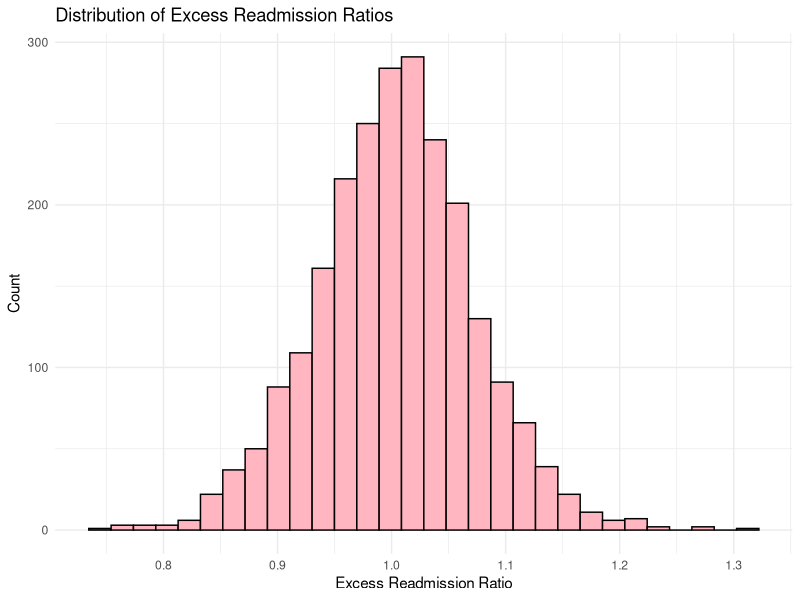
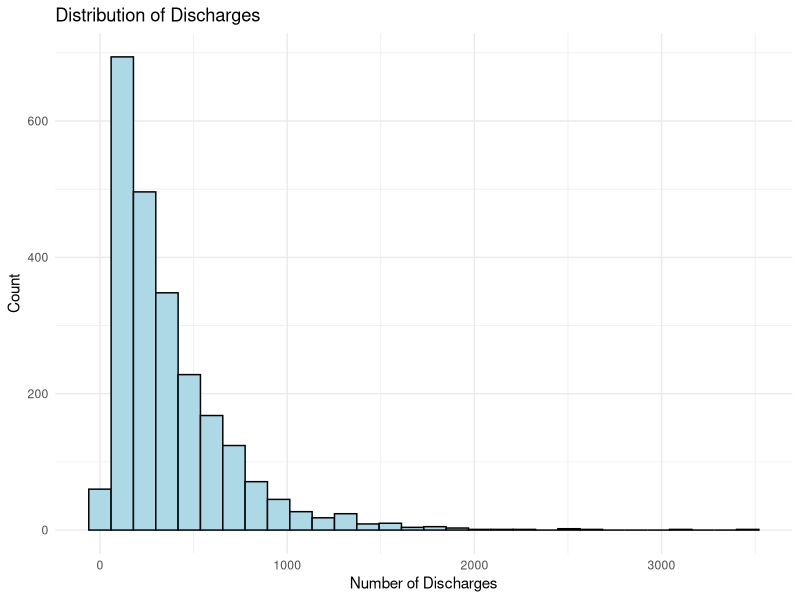
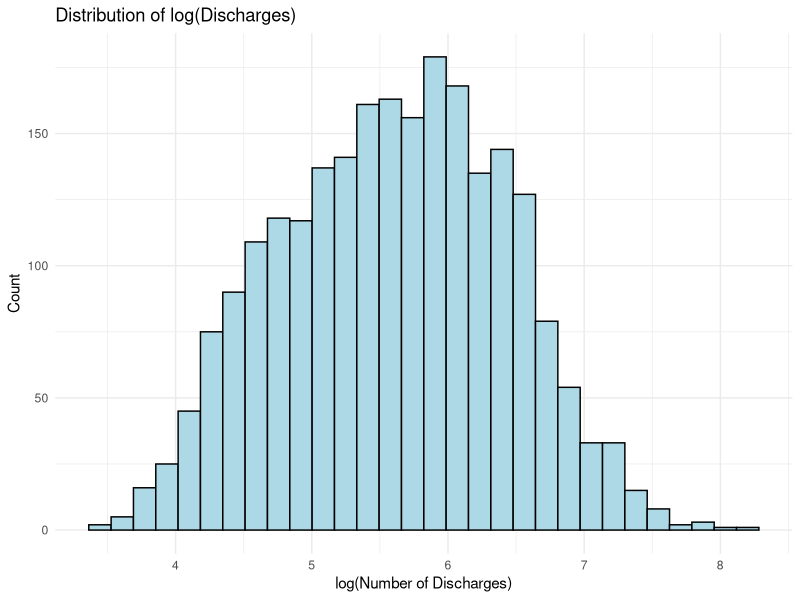
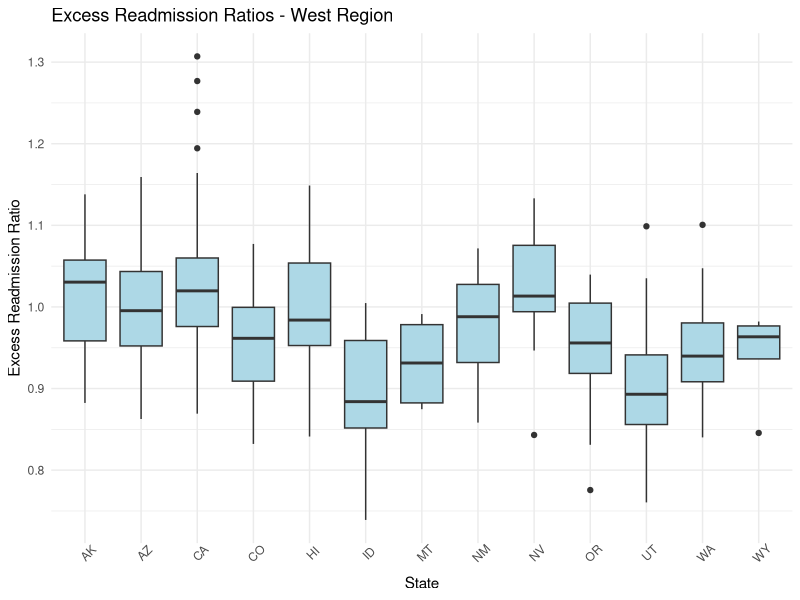
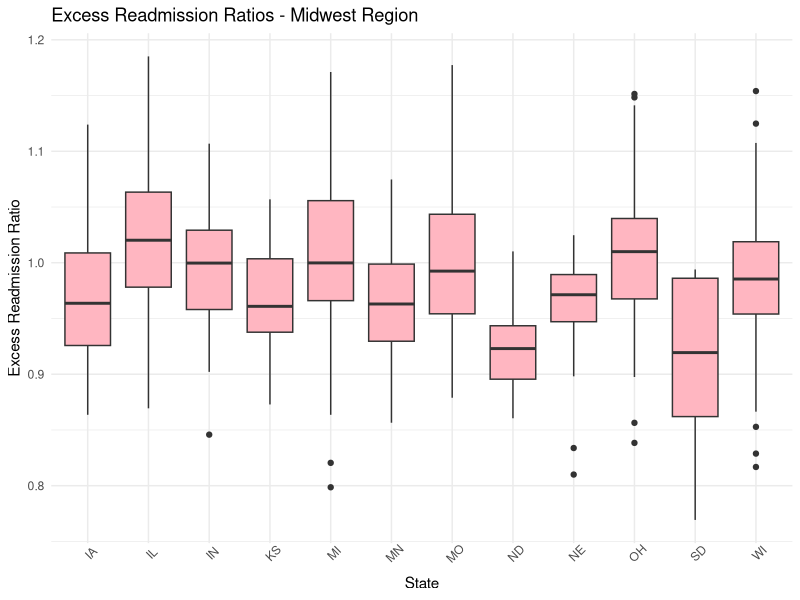
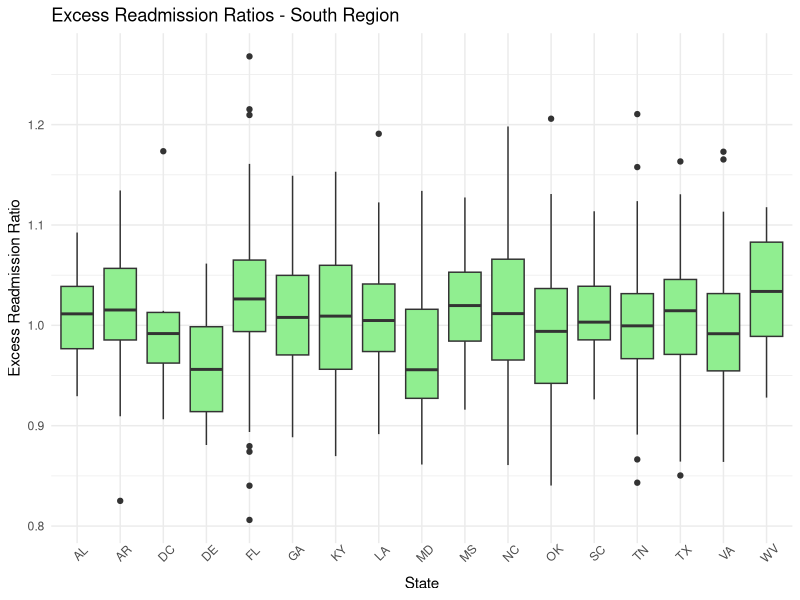
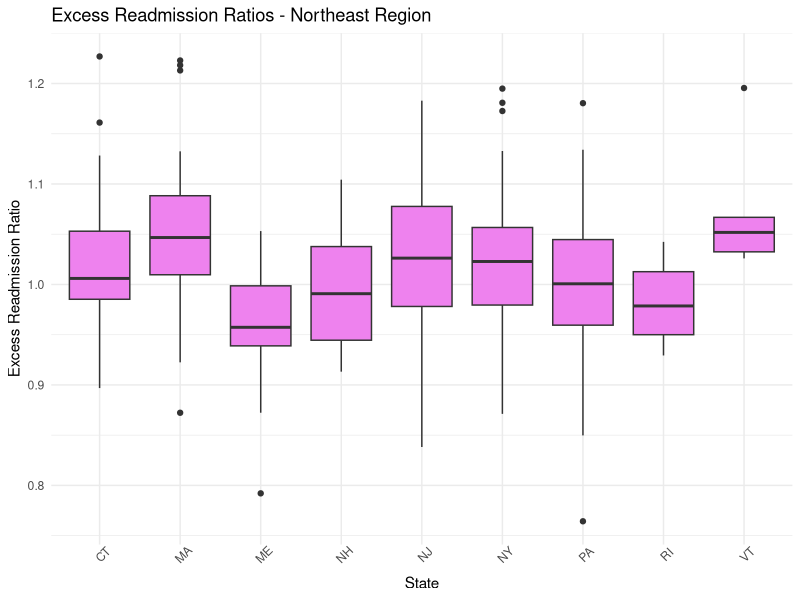
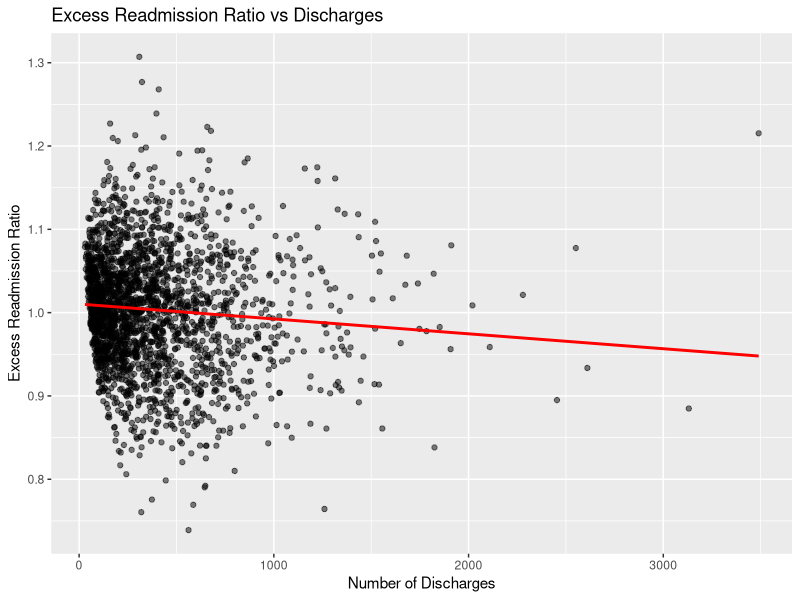

The R script that drew these images, in order:
## ---- chunk 1
#Upload data
# Load the cleaned CMS HRRP heart failure data set exported from PostgreSQL
data <- read.csv("../data/cleaned_hrrp.csv")

# Quick structure and sanity check
# Confirm variable types and inspect the first few rows before analysis.
str(data)
head(data)

## ---- chunk 2
#EDA
library(ggplot2)
library(dplyr)

excess_ratio <- data$Excess.Readmission.Ratio
ggplot(data, aes(x = Excess.Readmission.Ratio)) +
  geom_histogram(color = "black", fill = "lightpink") +
  labs(title = "Distribution of Excess Readmission Ratios",
       x = "Excess Readmission Ratio", y = "Count") +
  theme_minimal()
## ---- chunk 3
ggplot(data, aes(x = Number.of.Discharges)) +
  geom_histogram(color = "black", fill = "lightblue") +
  labs(title = "Distribution of Discharges",
       x = "Number of Discharges", y = "Count") +
  theme_minimal()
## ---- chunk 4
ggplot(data, aes(x = log(Number.of.Discharges))) +
  geom_histogram(color = "black", fill = "lightblue") +
  labs(title = "Distribution of log(Discharges)",
       x = "log(Number of Discharges)", y = "Count") +
  theme_minimal()
## ---- chunk 5
# Define regions and explore variation across states
# Create a broad U.S. region variable (Northeast, Midwest, South, West)

data <- data %>%
  mutate(region = case_when(
    state %in% c("ME","NH","VT","MA","RI","CT","NY","NJ","PA") ~ "Northeast",
    state %in% c("OH","IN","IL","MI","WI","MN","IA","MO","ND","SD","NE","KS") ~ "Midwest",
    state %in% c("DE","MD","DC","VA","WV","NC","SC","GA","FL","AL","MS","TN","KY","AR","LA","OK","TX") ~ "South",
    state %in% c("MT","ID","WY","CO","UT","NV","CA","OR","WA","AK","HI","AZ","NM") ~ "West",
    TRUE ~ "Other"
  ))

# Boxplots by region: visualize how excess readmission ratios differ across states within each region.
## ---- chunk 6
data_west <- subset(data, region == "West")

ggplot(data_west, aes(x = state, y = Excess.Readmission.Ratio)) +
  geom_boxplot(fill = "lightblue") +
  labs(title = "Excess Readmission Ratios - West Region",
       x = "State", y = "Excess Readmission Ratio") + 
  theme_minimal() +
  theme(axis.text.x = element_text(angle = 45))
## ---- chunk 7
data_midwest <- subset(data, region == "Midwest")
ggplot(data_midwest, aes(x = state, y = Excess.Readmission.Ratio)) +
  geom_boxplot(fill = "lightpink") +
  labs(title = "Excess Readmission Ratios - Midwest Region",
       x = "State", y = "Excess Readmission Ratio") +
  theme_minimal() + 
  theme(axis.text.x = element_text(angle = 45))
## ---- chunk 8
data_south <- subset(data, region == "South")
ggplot(data_south, aes(x = state, y = Excess.Readmission.Ratio)) +
  geom_boxplot(fill = 'lightgreen') +
  labs(title = "Excess Readmission Ratios - South Region",
       x = "State", y = "Excess Readmission Ratio") +
  theme_minimal() + 
  theme(axis.text.x = element_text(angle = 45))
## ---- chunk 9
data_northeast <- subset(data, region == "Northeast")
ggplot(data_northeast, aes(x = state, y = Excess.Readmission.Ratio)) +
  geom_boxplot(fill = "violet") +
  labs(title = "Excess Readmission Ratios - Northeast Region",
       x = "State", y = "Excess Readmission Ratio") +
  theme_minimal()+
  theme(axis.text.x = element_text(angle = 45))
## ---- chunk 10
ggplot(data, aes(x = Number.of.Discharges, y = Excess.Readmission.Ratio)) +
  geom_point(alpha = 0.5) +
  geom_smooth(method = "lm", se = FALSE, color = "red") +
  labs(title = "Excess Readmission Ratio vs Discharges",
       x = "Number of Discharges",
       y = "Excess Readmission Ratio")
## ---- chunk 11
ggplot(data, aes(x = log(Number.of.Discharges), y = Excess.Readmission.Ratio)) +
  geom_point(alpha = 0.5) +
  geom_smooth(method = "lm", se = FALSE, color = "red") +
  labs(title = "Excess Readmission Ratio vs Discharges",
       x = "Logarithms of Number of Discharges",
       y = "Excess Readmission Ratio")
## ---- chunk 12
model1 <- lm(Excess.Readmission.Ratio ~ log(Number.of.Discharges), data = data)
summary(model1)
## ---- chunk 13
model2 <- lm(Excess.Readmission.Ratio ~ factor(state), data = data)
summary(model2)
## ---- chunk 14
model3 <- lm(Excess.Readmission.Ratio ~ log(Number.of.Discharges) + factor(state), data = data)
summary(model3)
## ---- chunk 15
library(lmtest)
library(sandwich)

bptest(model3)
## ---- chunk 16
coeftest(model3, vcov = vcovHC(model3, type="HC1"))
## ---- chunk 17
anova(model1,model3)
## ---- chunk 18
plot(model3, which=1)
## ---- chunk 19
plot(model3, which=2)
## ---- chunk 20
plot(model3, which=3)
## ---- chunk 21
plot(model3, which=5)
